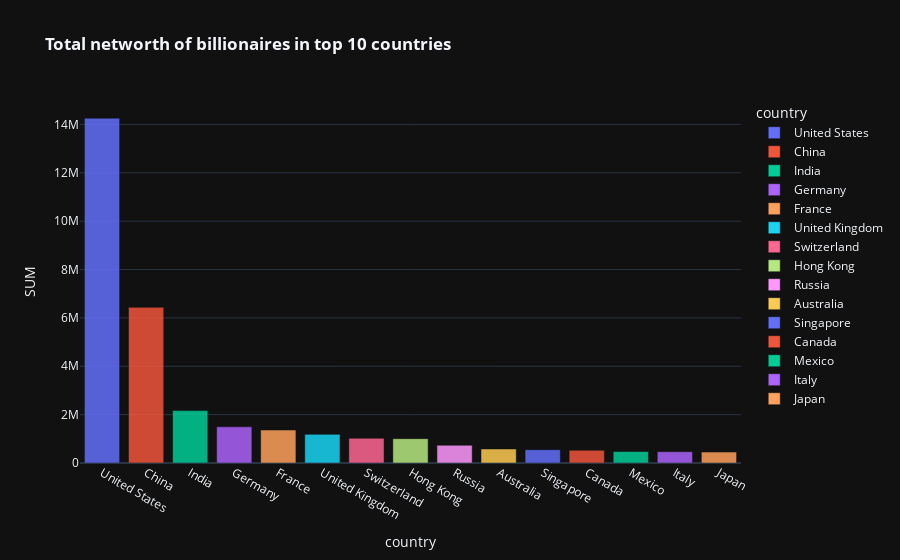

Notebook cell for this chart:
### Code cell
fig=px.bar(rich_country, x ='country', y = 'SUM', template = 'plotly_dark', color = 'country' , opacity = 0.85, title="<b>Total networth of billionaires in top 10 countries")
fig.show()

### Figure 1 — Plotly figure (JSON) as saved in the notebook; plotly's stock layout.template omitted (floating-point values rounded to 4 significant figures)
{"data": [{"alignmentgroup": "True", "hovertemplate": "country=%{x}<br>SUM=%{y}<extra></extra>", "legendgroup": "United States", "marker": {"color": "#636efa", "opacity": 0.85, "pattern": {"shape": ""}}, "name": "United States", "offsetgroup": "United States", "orientation": "v", "showlegend": true, "textposition": "auto", "type": "bar", "x": ["United States"], "xaxis": "x", "y": [14260500], "yaxis": "y"}, {"alignmentgroup": "True", "hovertemplate": "country=%{x}<br>SUM=%{y}<extra></extra>", "legendgroup": "China", "marker": {"color": "#EF553B", "opacity": 0.85, "pattern": {"shape": ""}}, "name": "China", "offsetgroup": "China", "orientation": "v", "showlegend": true, "textposition": "auto", "type": "bar", "x": ["China"], "xaxis": "x", "y": [6435750], "yaxis": "y"}, {"alignmentgroup": "True", "hovertemplate": "country=%{x}<br>SUM=%{y}<extra></extra>", "legendgroup": "India", "marker": {"color": "#00cc96", "opacity": 0.85, "pattern": {"shape": ""}}, "name": "India", "offsetgroup": "India", "orientation": "v", "showlegend": true, "textposition": "auto", "type": "bar", "x": ["India"], "xaxis": "x", "y": [2169000], "yaxis": "y"}, {"alignmentgroup": "True", "hovertemplate": "country=%{x}<br>SUM=%{y}<extra></extra>", "legendgroup": "Germany", "marker": {"color": "#ab63fa", "opacity": 0.85, "pattern": {"shape": ""}}, "name": "Germany", "offsetgroup": "Germany", "orientation": "v", "showlegend": true, "textposition": "auto", "type": "bar", "x": ["Germany"], "xaxis": "x", "y": [1496700], "yaxis": "y"}, {"alignmentgroup": "True", "hovertemplate": "country=%{x}<br>SUM=%{y}<extra></extra>", "legendgroup": "France", "marker": {"color": "#FFA15A", "opacity": 0.85, "pattern": {"shape": ""}}, "name": "France", "offsetgroup": "France", "orientation": "v", "showlegend": true, "textposition": "auto", "type": "bar", "x": ["France"], "xaxis": "x", "y": [1363800], "yaxis": "y"}, {"alignmentgroup": "True", "hovertemplate": "country=%{x}<br>SUM=%{y}<extra></extra>", "legendgroup": "United Kingdom", "marker": {"color": "#19d3f3", "opacity": 0.85, "pattern": {"shape": ""}}, "name": "United Kingdom", "offsetgroup": "United Kingdom", "orientation": "v", "showlegend": true, "textposition": "auto", "type": "bar", "x": ["United Kingdom"], "xaxis": "x", "y": [1184400], "yaxis": "y"}, {"alignmentgroup": "True", "hovertemplate": "country=%{x}<br>SUM=%{y}<extra></extra>", "legendgroup": "Switzerland", "marker": {"color": "#FF6692", "opacity": 0.85, "pattern": {"shape": ""}}, "name": "Switzerland", "offsetgroup": "Switzerland", "orientation": "v", "showlegend": true, "textposition": "auto", "type": "bar", "x": ["Switzerland"], "xaxis": "x", "y": [1021800], "yaxis": "y"}, {"alignmentgroup": "True", "hovertemplate": "country=%{x}<br>SUM=%{y}<extra></extra>", "legendgroup": "Hong Kong", "marker": {"color": "#B6E880", "opacity": 0.85, "pattern": {"shape": ""}}, "name": "Hong Kong", "offsetgroup": "Hong Kong", "orientation": "v", "showlegend": true, "textposition": "auto", "type": "bar", "x": ["Hong Kong"], "xaxis": "x", "y": [1006500], "yaxis": "y"}, {"alignmentgroup": "True", "hovertemplate": "country=%{x}<br>SUM=%{y}<extra></extra>", "legendgroup": "Russia", "marker": {"color": "#FF97FF", "opacity": 0.85, "pattern": {"shape": ""}}, "name": "Russia", "offsetgroup": "Russia", "orientation": "v", "showlegend": true, "textposition": "auto", "type": "bar", "x": ["Russia"], "xaxis": "x", "y": [731400], "yaxis": "y"}, {"alignmentgroup": "True", "hovertemplate": "country=%{x}<br>SUM=%{y}<extra></extra>", "legendgroup": "Australia", "marker": {"color": "#FECB52", "opacity": 0.85, "pattern": {"shape": ""}}, "name": "Australia", "offsetgroup": "Australia", "orientation": "v", "showlegend": true, "textposition": "auto", "type": "bar", "x": ["Australia"], "xaxis": "x", "y": [580500], "yaxis": "y"}, {"alignmentgroup": "True", "hovertemplate": "country=%{x}<br>SUM=%{y}<extra></extra>", "legendgroup": "Singapore", "marker": {"color": "#636efa", "opacity": 0.85, "pattern": {"shape": ""}}, "name": "Singapore", "offsetgroup": "Singapore", "orientation": "v", "showlegend": true, "textposition": "auto", "type": "bar", "x": ["Singapore"], "xaxis": "x", "y": [549900], "yaxis": "y"}, {"alignmentgroup": "True", "hovertemplate": "country=%{x}<br>SUM=%{y}<extra></extra>", "legendgroup": "Canada", "marker": {"color": "#EF553B", "opacity": 0.85, "pattern": {"shape": ""}}, "name": "Canada", "offsetgroup": "Canada", "orientation": "v", "showlegend": true, "textposition": "auto", "type": "bar", "x": ["Canada"], "xaxis": "x", "y": [525900], "yaxis": "y"}, {"alignmentgroup": "True", "hovertemplate": "country=%{x}<br>SUM=%{y}<extra></extra>", "legendgroup": "Mexico", "marker": {"color": "#00cc96", "opacity": 0.85, "pattern": {"shape": ""}}, "name": "Mexico", "offsetgroup": "Mexico", "orientation": "v", "showlegend": true, "textposition": "auto", "type": "bar", "x": ["Mexico"], "xaxis": "x", "y": [474300], "yaxis": "y"}, {"alignmentgroup": "True", "hovertemplate": "country=%{x}<br>SUM=%{y}<extra></extra>", "legendgroup": "Italy", "marker": {"color": "#ab63fa", "opacity": 0.85, "pattern": {"shape": ""}}, "name": "Italy", "offsetgroup": "Italy", "orientation": "v", "showlegend": true, "textposition": "auto", "type": "bar", "x": ["Italy"], "xaxis": "x", "y": [466800], "yaxis": "y"}, {"alignmentgroup": "True", "hovertemplate": "country=%{x}<br>SUM=%{y}<extra></extra>", "legendgroup": "Japan", "marker": {"color": "#FFA15A", "opacity": 0.85, "pattern": {"shape": ""}}, "name": "Japan", "offsetgroup": "Japan", "orientation": "v", "showlegend": true, "textposition": "auto", "type": "bar", "x": ["Japan"], "xaxis": "x", "y": [452100], "yaxis": "y"}], "layout": {"barmode": "relative", "legend": {"title": {"text": "country"}, "tracegroupgap": 0}, "title": {"text": "<b>Total networth of billionaires in top 10 countries"}, "xaxis": {"anchor": "y", "categoryarray": ["United States", "China", "India", "Germany", "France", "United Kingdom", "Switzerland", "Hong Kong", "Russia", "Australia", "Singapore", "Canada", "Mexico", "Italy", "Japan"], "categoryorder": "array", "domain": [0, 1], "title": {"text": "country"}}, "yaxis": {"anchor": "x", "domain": [0, 1], "title": {"text": "SUM"}}}}
